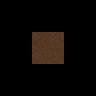

The image is a tile-based game level rendered from a .tmx file. Its description and source (layers, tilesets, objects; grid data summarised) follow:
An orthogonal 3x3 tile map with 32x32 px tiles, 5 tile layers (RuleRegions, ruleSet, rule_Ground, rule_Fringe, ...), 1 hidden layer not drawn, 4 tilesets.

<map version="1.0" orientation="orthogonal" width="3" height="3" tilewidth="32" tileheight="32">
 <tileset firstgid="1" name="Collision" tilewidth="32" tileheight="32">
  <image source="../../graphics/tiles/collision.png" width="64" height="32" />
 </tileset>
 <tileset firstgid="3" name="set_rules" tilewidth="32" tileheight="32">
  <image source="../../graphics/tiles/set_rules.png" width="64" height="64" />
 </tileset>
 <tileset firstgid="7" name="set_hlw" tilewidth="32" tileheight="32">
  <image source="../../graphics/tiles/set_hlw.png" width="256" height="128" />
 </tileset>
 <tileset firstgid="39" name="ground" tilewidth="32" tileheight="32">
  <image source="../../graphics/tiles/hlw_ground.png" width="512" height="256" />
 </tileset>
 <layer name="RuleRegions" width="3" height="3">
  <data>[9 cells, 1 non-empty, 1 distinct tile ids]</data>
 </layer>
 <layer name="ruleSet" width="3" height="3">
  <data>[9 cells, 1 non-empty, 1 distinct tile ids]</data>
 </layer>
 <layer name="rule_Ground" width="3" height="3">
  <data>[9 cells, 1 non-empty, 1 distinct tile ids]</data>
 </layer>
 <layer name="rule_Fringe" width="3" height="3">
  <data>[9 cells, 1 non-empty, 1 distinct tile ids]</data>
 </layer>
 <layer name="rule_Collision" width="3" height="3">
  <data>[9 cells, 1 non-empty, 1 distinct tile ids]</data>
 </layer>
 <layer name="rule_Top" width="3" height="3" visible="0">
  <data>[9 cells, 0 non-empty, 0 distinct tile ids]</data>
 </layer>
</map>
